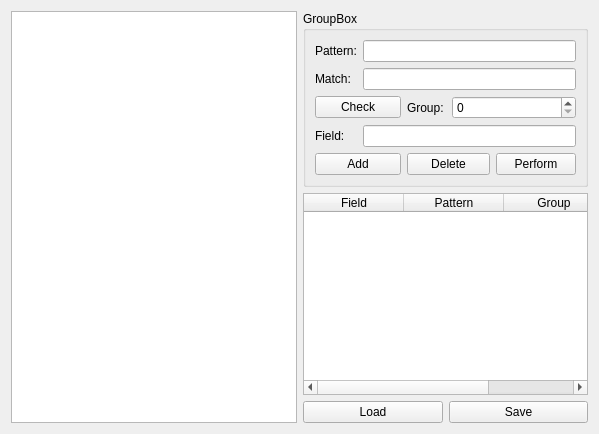
<?xml version="1.0" encoding="UTF-8"?>
<ui version="4.0">
 <class>Sample</class>
 <widget class="QWidget" name="Sample">
  <property name="geometry">
   <rect>
    <x>0</x>
    <y>0</y>
    <width>599</width>
    <height>434</height>
   </rect>
  </property>
  <property name="windowTitle">
   <string>Form</string>
  </property>
  <layout class="QHBoxLayout" name="horizontalLayout">
   <item>
    <widget class="QPlainTextEdit" name="plainTextEdit">
     <property name="readOnly">
      <bool>true</bool>
     </property>
    </widget>
   </item>
   <item>
    <layout class="QVBoxLayout" name="verticalLayout">
     <item>
      <widget class="QGroupBox" name="groupBox">
       <property name="title">
        <string>GroupBox</string>
       </property>
       <layout class="QGridLayout" name="gridLayout">
        <item row="2" column="0" colspan="2">
         <widget class="QPushButton" name="checkPattern">
          <property name="text">
           <string>Check</string>
          </property>
         </widget>
        </item>
        <item row="5" column="2" colspan="2">
         <widget class="QPushButton" name="delField">
          <property name="text">
           <string>Delete</string>
          </property>
         </widget>
        </item>
        <item row="3" column="0">
         <widget class="QLabel" name="labelField">
          <property name="text">
           <string>Field:</string>
          </property>
         </widget>
        </item>
        <item row="5" column="4">
         <widget class="QPushButton" name="performParse">
          <property name="text">
           <string>Perform</string>
          </property>
         </widget>
        </item>
        <item row="0" column="0">
         <widget class="QLabel" name="labelPattern">
          <property name="text">
           <string>Pattern:</string>
          </property>
         </widget>
        </item>
        <item row="2" column="2">
         <widget class="QLabel" name="labelGroup">
          <property name="text">
           <string>Group:</string>
          </property>
         </widget>
        </item>
        <item row="2" column="3" colspan="2">
         <widget class="QSpinBox" name="spinGroup"/>
        </item>
        <item row="3" column="1" colspan="4">
         <widget class="QLineEdit" name="textField"/>
        </item>
        <item row="0" column="1" colspan="4">
         <widget class="QLineEdit" name="textPattern"/>
        </item>
        <item row="1" column="0">
         <widget class="QLabel" name="labelMatch">
          <property name="text">
           <string>Match:</string>
          </property>
         </widget>
        </item>
        <item row="1" column="1" colspan="4">
         <widget class="QLineEdit" name="textMatch"/>
        </item>
        <item row="5" column="0" colspan="2">
         <widget class="QPushButton" name="addField">
          <property name="text">
           <string>Add</string>
          </property>
         </widget>
        </item>
       </layout>
      </widget>
     </item>
     <item>
      <widget class="QTableWidget" name="tableFields">
       <column>
        <property name="text">
         <string>Field</string>
        </property>
       </column>
       <column>
        <property name="text">
         <string>Pattern</string>
        </property>
       </column>
       <column>
        <property name="text">
         <string>Group</string>
        </property>
       </column>
      </widget>
     </item>
     <item>
      <layout class="QGridLayout" name="gridLayout_2">
       <item row="0" column="0">
        <widget class="QPushButton" name="loadFields">
         <property name="text">
          <string>Load</string>
         </property>
        </widget>
       </item>
       <item row="0" column="1">
        <widget class="QPushButton" name="saveFields">
         <property name="text">
          <string>Save</string>
         </property>
        </widget>
       </item>
      </layout>
     </item>
    </layout>
   </item>
  </layout>
 </widget>
 <resources/>
 <connections/>
</ui>
